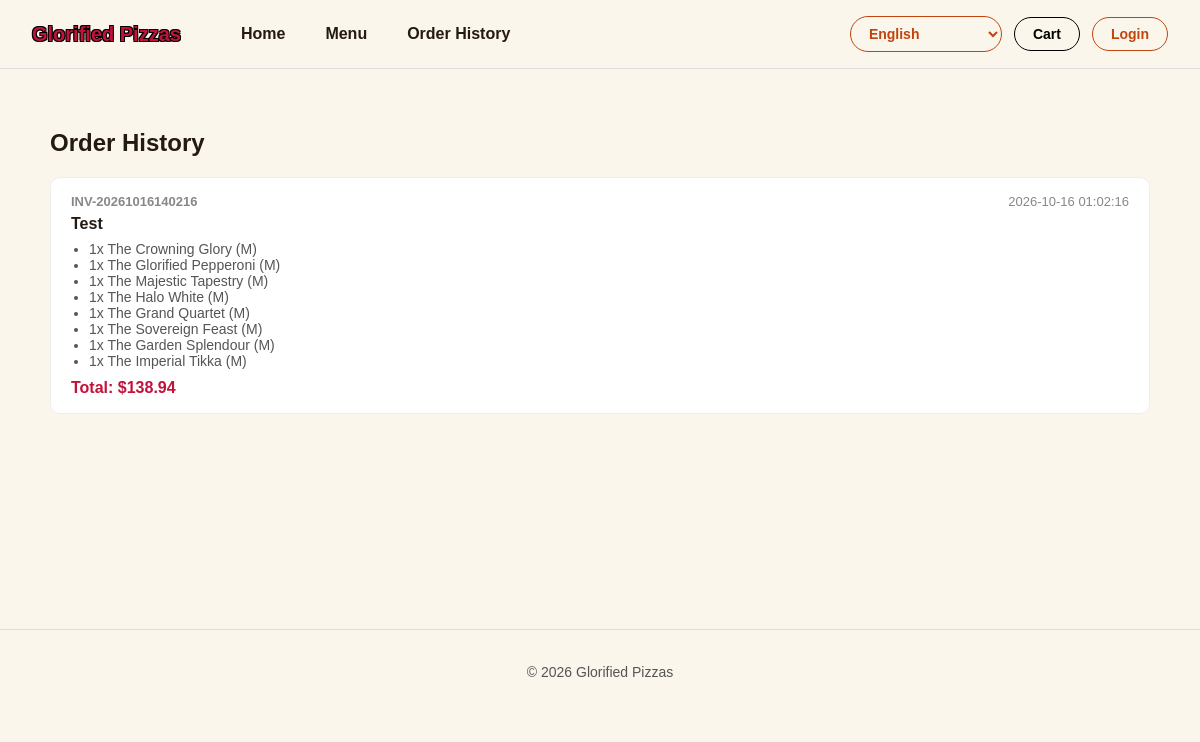
The page /orders on the database as committed earlier.
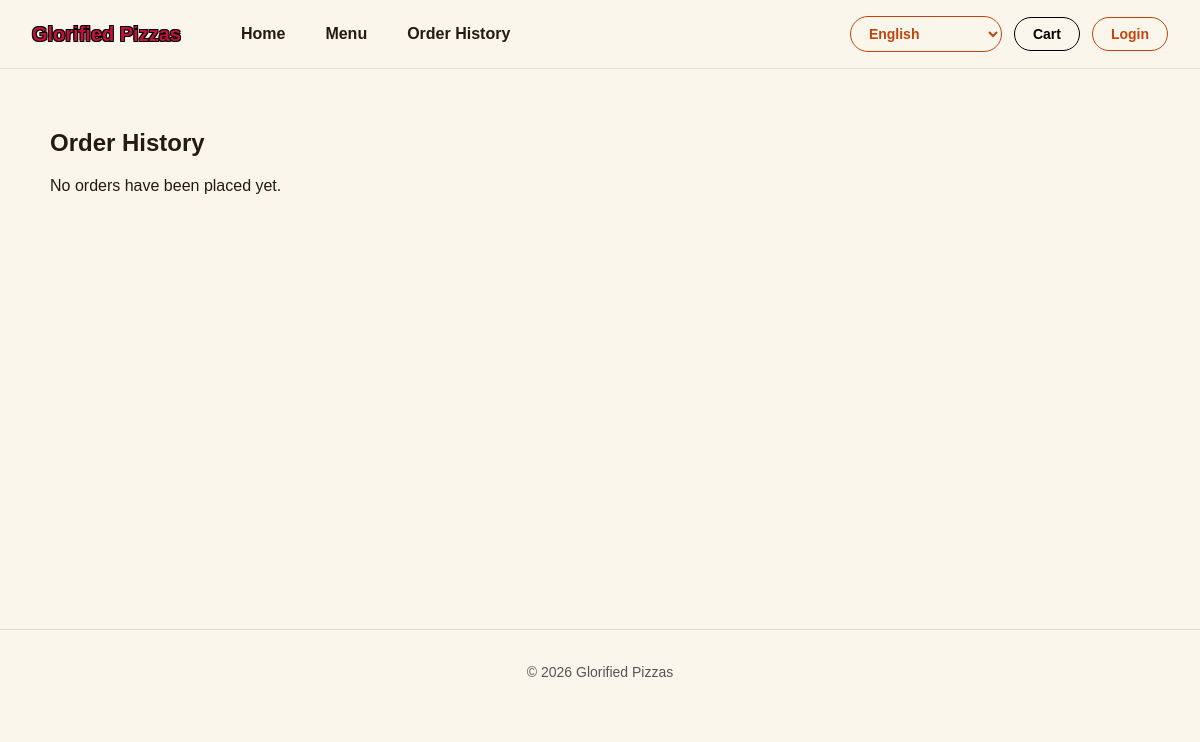
The same page on the database as committed later.
### tables this page shows
CREATE TABLE orders (
                order_id INTEGER PRIMARY KEY AUTOINCREMENT,
                invoice_number TEXT,
                customer_name TEXT,
                cart_items TEXT,
                total REAL,
                date TIMESTAMP DEFAULT CURRENT_TIMESTAMP
            );

### AS91897-AS91896-main/app.py (the view)
@app.route("/orders")
def order_history():
    with sqlite3.connect('pizza_shop.db') as conn:
        cursor = conn.cursor()
        cursor.execute('SELECT * FROM orders ORDER BY order_id DESC')
        rows = cursor.fetchall()
    orders = []
    for row in rows:
        orders.append({
            'order_id': row[0],
            'invoice_number': row[1],
            'customer_name': row[2],
            'cart_items': json.loads(row[3]),
            'total': row[4],
            'date': row[5]
        })
    return render_template('order_history.html', orders=orders)

### AS91897-AS91896-main/templates/order_history.html (shortened to what this page needs)
{% extends "base.html" %}
{% block content %}
<h2>Order History</h2>
{% if not orders %}
<p>No orders have been placed yet.</p>
{% else %}
<div class="order-history-list">
    {% for order in orders %}
    <div class="order-history-card">
        <div class="order-history-header">
            <strong>{{ order.invoice_number }}</strong>
            <span>{{ order.date }}</span>
        </div>
        <p class="order-history-customer">{{ order.customer_name }}</p>
        <ul class="order-history-items">
            {% for item_key, item in order.cart_items.items() %}
            <li>{{ item.quantity }}x {{ item.name }} ({{ item.size }})</li>
            {% endfor %}
        </ul>
        <p class="order-history-total">Total: ${{ "%.2f"|format(order.total) }}</p>
    </div>
    {% endfor %}
</div>
{% endif %}
{% endblock %}

### AS91897-AS91896-main/templates/base.html (shortened to what this page needs)
<!DOCTYPE html>
<html lang="en">
<head>
    <link rel="stylesheet" href="{{ url_for('static', filename='css/style.css') }}">
</head>
<body>
<header>
    <h1>Glorified Pizzas</h1>
    <nav>
        <a href="{{ url_for('home') }}">Home</a>
        <a href="{{ url_for('menu') }}">Menu</a>
        <a href="{{ url_for('order_history') }}">Order History</a>
    </nav>
    <div class="header-actions">
        <div class="translate-switcher notranslate">
            <select id="language-select" aria-label="Select language">
                <option value="en">English</option>
            </select>
        </div>
        <div class="cart">
            <a href="{{ url_for('checkout') }}">Cart</a>
        </div>
        {% if session.get('is_admin') %}
        <div class="admin-dashboard">
            <a href="{{ url_for('admin_dashboard') }}">Admin Dashboard</a>
        </div>
        <div class="logout">
            <a href="{{ url_for('logout') }}">Logout</a>
        </div>
        {% else %}
        <div class="login">
            <a href="{{ url_for('login') }}">Login</a>
        </div>
        {% endif %}
    </div>
</header>
<main>
    {% block content %}{% endblock %}
</main>
<footer>
    <p>&copy; 2026 Glorified Pizzas</p>
</footer>
</body>
</html>

### AS91897-AS91896-main/static/css/style.css (style rules this page uses)
body { margin: 0; font-family: Arial, sans-serif; background: #FBF6EC; color: #241A12; }
header { display: flex; align-items: center; justify-content: space-between; padding: 16px 32px; border-bottom: 1px solid #ddd; position: sticky; top: 0; z-index: 100; background: #FBF6EC; transition: background-color 0.25s ease, backdrop-filter 0.25s ease, border-color 0.25s ease; }
nav { display: flex; gap: 20px; margin-left: 40px; margin-right: auto; }
header h1 { font-size: 20px; margin: 0; color: #C1123B; font-weight: bold; text-shadow: 1px 1px 0 #000, -1px -1px 0 #000, 1px -1px 0 #000, -1px 1px 0 #000; transition: opacity 0.25s ease; }
nav a { margin-left: 20px; text-decoration: none; color: #241A12; font-weight: bold; transition: opacity 0.25s ease; }
.header-actions { display: flex; align-items: center; gap: 12px; flex-shrink: 0; }
.login a { border: 1px solid #C1440E; color: #C1440E; padding: 8px 18px; border-radius: 999px; text-decoration: none; font-weight: bold; font-size: 14px; transition: opacity 0.25s ease; }
.cart a { display: flex; align-items: center; gap: 6px; background: transparent; border: 1px solid #000; color: #000; padding: 8px 18px; border-radius: 999px; text-decoration: none; font-weight: bold; font-size: 14px; transition: opacity 0.25s ease; }
main { max-width: 1100px; margin: 0 auto; padding: 40px 32px; min-height: 60vh; }
footer { border-top: 1px solid #ddd; text-align: center; padding: 20px; font-size: 14px; color: #555; }
nav a { transition: color 0.15s ease; }
.translate-switcher select { border: 1px solid #C1440E; color: #C1440E; background: transparent; padding: 8px 14px; border-radius: 999px; font-weight: bold; font-size: 14px; cursor: pointer; }
body { top: 0 !important; }

Rows that differ between the two databases and show on the page:
removed orders: invoice_number "INV-20261016140216", date "2026-10-16 01:02:16", customer_name "Test", quantity "1" "1" "1" "1" "1" "1" "1" "1", name "The Crowning Glory" "The Glorified Pepperoni" "The Majestic Tapestry" "The Halo White" "The Grand Quartet" "The Sovereign Feast" "The Garden Splendour" "The Imperial Tikka", size "M" "M" "M" "M" "M" "M" "M" "M", total "138.94"
Other text that changed with them:
text now shown: "No orders have been placed yet."
